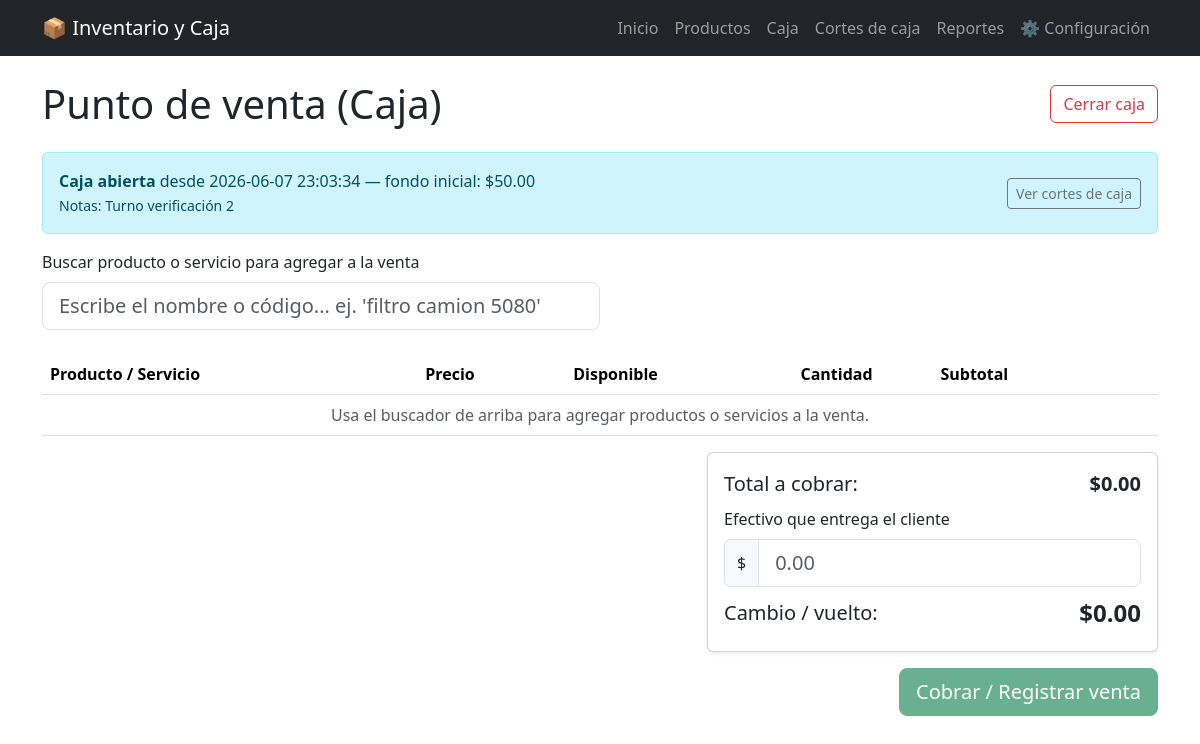
/caja, run on the app's committed database.
### tables this page shows
CREATE TABLE turnos_caja (id INTEGER PRIMARY KEY AUTOINCREMENT, fecha_apertura TEXT NOT NULL, monto_inicial REAL NOT NULL DEFAULT 0, notas_apertura TEXT, fecha_cierre TEXT, monto_esperado REAL, monto_contado REAL, diferencia REAL, notas_cierre TEXT, cerrado INTEGER NOT NULL DEFAULT 0);

### app.py (the view)
@app.route("/caja")
def caja():
    conn = get_db()
    turno = obtener_turno_abierto(conn)
    hay_disponibles = conn.execute(
        "SELECT 1 FROM productos WHERE tipo = 'servicio' OR stock > 0 LIMIT 1"
    ).fetchone()
    conn.close()
    return render_template("caja.html", productos_disponibles=hay_disponibles, turno=turno)

### app.py (called while the page is built)
def get_db():
    conn = sqlite3.connect(DB_PATH)
    conn.row_factory = sqlite3.Row
    return conn

def obtener_turno_abierto(conn):
    return conn.execute(
        "SELECT * FROM turnos_caja WHERE cerrado = 0 ORDER BY id DESC LIMIT 1"
    ).fetchone()

### templates/caja.html (shortened to what this page needs)
{% extends "base.html" %}
{% block contenido %}
<div class="d-flex justify-content-between align-items-center mb-4">
    <h1 class="mb-0">Punto de venta (Caja)</h1>
    {% if turno %}
    <a href="{{ url_for('cerrar_caja') }}" class="btn btn-outline-danger">Cerrar caja</a>
    {% endif %}
</div>
{% if not turno %}
<div class="card shadow-sm" style="max-width: 480px;">
    <div class="card-body">
        <h5 class="card-title">La caja está cerrada</h5>
        <p class="text-muted small">
            Antes de registrar ventas debes abrir la caja indicando el fondo
            inicial (el efectivo con el que comienza el turno).
        </p>
        <form method="post" action="{{ url_for('abrir_caja') }}">
            <div class="mb-3">
                <label class="form-label">Fondo inicial (efectivo en caja)</label>
                <div class="input-group">
                    <span class="input-group-text">$</span>
                    <input type="number" name="monto_inicial" class="form-control" min="0" step="0.01" value="0" required>
                </div>
            </div>
            <div class="mb-3">
                <label class="form-label">Notas (opcional)</label>
                <input type="text" name="notas_apertura" class="form-control" placeholder="Ej. Turno de la mañana">
            </div>
            <button type="submit" class="btn btn-success">Abrir caja</button>
        </form>
    </div>
</div>
{% else %}
<div class="alert alert-info d-flex justify-content-between align-items-center">
    <div>
        <strong>Caja abierta</strong> desde {{ turno.fecha_apertura }}
        — fondo inicial: ${{ "%.2f"|format(turno.monto_inicial) }}
        {% if turno.notas_apertura %}<br><span class="small">Notas: {{ turno.notas_apertura }}</span>{% endif %}
    </div>
    <a href="{{ url_for('turnos') }}" class="btn btn-sm btn-outline-secondary">Ver cortes de caja</a>
</div>
{% if not productos_disponibles %}
<p class="text-muted">No hay productos disponibles para vender. Agrega productos con stock o servicios en el catálogo.</p>
{% else %}
<div class="position-relative col-md-6 mb-4">
    <label class="form-label">Buscar producto o servicio para agregar a la venta</label>
    <input type="text" id="buscador" class="form-control form-control-lg"
           placeholder="Escribe el nombre o código... ej. 'filtro camion 5080'" autocomplete="off">
</div>
<form method="post" action="{{ url_for('vender') }}" id="form-venta">
    <table class="table align-middle">
        <thead>
            <tr>
                <th>Producto / Servicio</th>
                <th>Precio</th>
                <th>Disponible</th>
                <th style="width: 140px;">Cantidad</th>
                <th>Subtotal</th>
                <th></th>
            </tr>
        </thead>
        <tbody id="carrito-cuerpo">
            <tr id="carrito-vacio">
                <td colspan="6" class="text-center text-muted">
                    Usa el buscador de arriba para agregar productos o servicios a la venta.
                </td>
            </tr>
        </tbody>
    </table>
    <div class="row justify-content-end">
        <div class="col-md-5">
            <div class="card shadow-sm mb-3">
                <div class="card-body">
                    <div class="d-flex justify-content-between mb-2">
                        <span class="fs-5">Total a cobrar:</span>
                        <span class="fs-5 fw-bold" id="total">$0.00</span>
                    </div>
                    <div class="mb-2">
                        <label class="form-label">Efectivo que entrega el cliente</label>
                        <div class="input-group">
                            <span class="input-group-text">$</span>
                            <input type="number" name="monto_recibido" id="monto_recibido"
                                   class="form-control form-control-lg" min="0" step="0.01"
                                   placeholder="0.00" autocomplete="off">
                        </div>
                    </div>
                    <div class="d-flex justify-content-between align-items-center">
                        <span class="fs-5">Cambio / vuelto:</span>
                        <span class="fs-4 fw-bold" id="cambio">$0.00</span>
                    </div>
                </div>
            </div>
        </div>
    </div>
    <div class="d-flex justify-content-end">
        <button type="submit" class="btn btn-success btn-lg" id="btn-cobrar" disabled>Cobrar / Registrar venta</button>
    </div>
</form>
{% endif %}
{% endif %}
{% endblock %}

### data on the page
turnos_caja: fecha_apertura "2026-06-07 23:03:34", monto_inicial "50.00", notas_apertura "Turno verificación 2"
